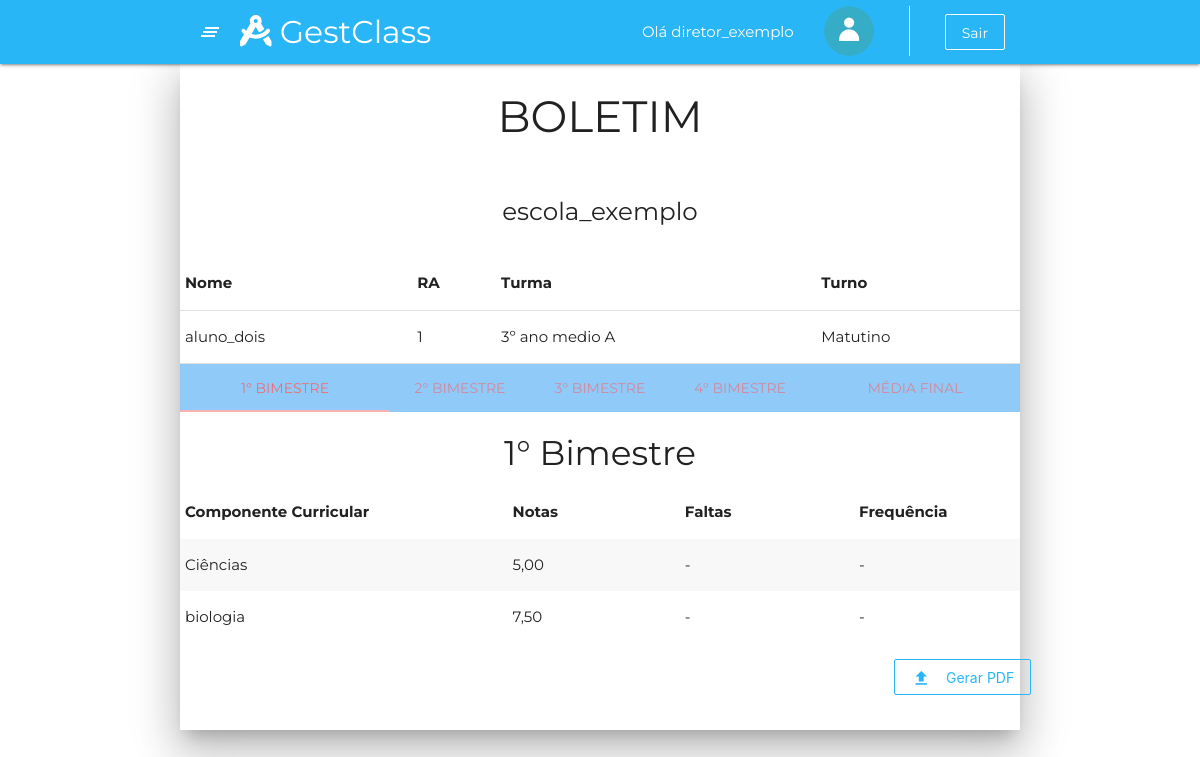
/boletimVisualizacao.html.php (signed in), run on an earlier commit of the app's database.
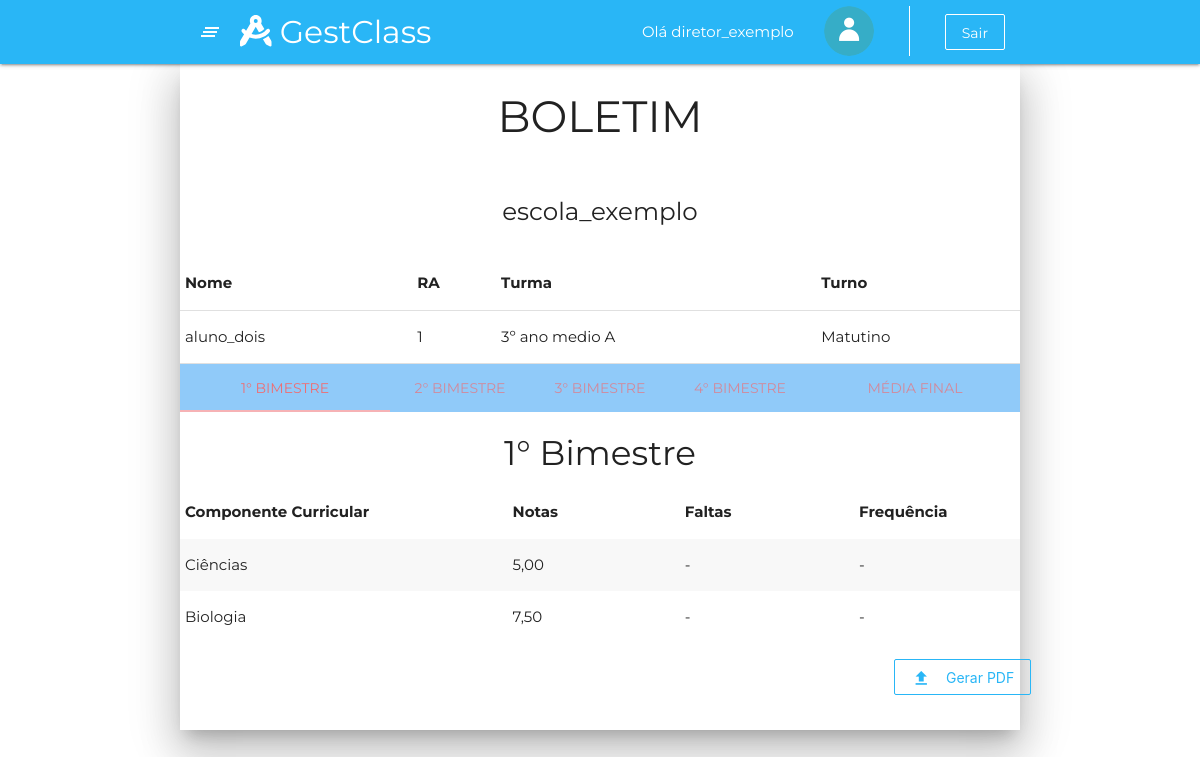
And on a later commit of the database.
### tables this page shows
CREATE TABLE diretor (
	ID_diretor INTEGER NOT NULL PRIMARY KEY AUTO_INCREMENT UNIQUE,
	nome_diretor VARCHAR (50) NOT NULL,
    foto VARCHAR(255),
	cep VARCHAR (10) NOT NULL,
    numero INTEGER NOT NULL,
    complemento VARCHAR (40),
    rg VARCHAR(15) NOT NULL UNIQUE,
    cpf VARCHAR(14) NOT NULL UNIQUE,
	email VARCHAR(65) NOT NULL UNIQUE,
    senha VARCHAR(50) NOT NULL,
    celular VARCHAR(15) NOT NULL,
    telefone VARCHAR(14),
    fk_id_tipo_usuario_diretor INTEGER NOT NULL,
    fk_id_escola_diretor INTEGER NOT NULL
);

CREATE TABLE escola (
	ID_escola INTEGER NOT NULL PRIMARY KEY AUTO_INCREMENT UNIQUE,
    nome_escola VARCHAR(70) NOT NULL,
	cep VARCHAR (10) NOT NULL,
    numero INTEGER NOT NULL,
    complemento VARCHAR (40),
    CNPJ VARCHAR(18) NOT NULL UNIQUE,
    telefone VARCHAR(14) NOT NULL,
    email VARCHAR(65) NOT NULL UNIQUE,
	data_pagamento_escola DATE NOT NULL,
    turma_bercario BOOLEAN, 
    turma_pre_escola BOOLEAN,
    turma_fundamental_I BOOLEAN,
    turma_fundamental_II BOOLEAN,
    turma_medio BOOLEAN,
    media_min DECIMAL (4,2) NOT NULL,
    media_max DECIMAL (4,2) NOT NULL
);

CREATE TABLE aluno (
	RA INTEGER PRIMARY KEY UNIQUE,    
    nome_aluno VARCHAR (70) NOT NULL,
    foto VARCHAR(255),
    RG VARCHAR (12) NOT NULL UNIQUE,
    cpf VARCHAR (14) NOT NULL UNIQUE,  
    email VARCHAR(65) NOT NULL UNIQUE,
    senha VARCHAR(50) NOT NULL,
    celular VARCHAR(15) NOT NULL,
    telefone VARCHAR(14),
    data_nascimento DATE NOT NULL,
    fk_id_turma_aluno INTEGER,
    fk_id_responsavel_aluno INTEGER,
    fk_id_tipo_usuario_aluno INTEGER NOT NULL,
    fk_id_escola_aluno INTEGER NOT NULL
);

CREATE TABLE turma (
	ID_turma INTEGER NOT NULL PRIMARY KEY AUTO_INCREMENT UNIQUE,
    nome_turma VARCHAR(50) NOT NULL,
    fk_id_escola_turma INTEGER NOT NULL,
    fk_id_turno_turma INTEGER NOT NULL
);

CREATE TABLE turno (
	ID_turno INTEGER NOT NULL PRIMARY KEY AUTO_INCREMENT UNIQUE,
    nome_turno VARCHAR(20) NOT NULL
);

CREATE TABLE disciplinas_professor (
	ID_disciplinas_professor INTEGER PRIMARY KEY AUTO_INCREMENT NOT NULL UNIQUE,
    fk_id_professor_disciplinas_professor INTEGER NOT NULL,
    fk_id_disciplina_professor_disciplinas_professor INTEGER, 
    fk_id_turma_professor_disciplinas_professor INTEGER
);

CREATE TABLE disciplina(
	ID_disciplina INTEGER NOT NULL PRIMARY KEY AUTO_INCREMENT UNIQUE,
    nome_disciplina VARCHAR(50) NOT NULL
);

### boletimVisualizacao.html.php (the view, shortened to what this page needs)
<?php
include_once 'php/conexao.php';
$id_usuario = $_SESSION["id_usuario"];
$id_tipo_usuario = $_SESSION["id_tipo_usuario"];
$id_escola = $_SESSION["id_escola"];
if ($id_tipo_usuario == 1) {
  require_once 'reqMenuAdm.php';
} else if ($id_tipo_usuario == 2) {
  require_once 'reqDiretor.php';
} else if ($id_tipo_usuario == 3) {
  require_once 'reqHeader.php';
} elseif ($id_tipo_usuario == 4) {
  require_once 'reqProfessor.php';
} elseif ($id_tipo_usuario  == 5) {
  require_once 'reqAluno.php';
} else {
  require_once 'reqPais.php';
}
if ($id_tipo_usuario == 6){
$ra = $_POST['filhos'];
} else {
  $ra = $id_usuario;
}
$sql_select_nome_escola = $conn->prepare("SELECT nome_escola FROM escola WHERE ID_escola = $id_escola");
$sql_select_nome_escola->execute();
$escola = $sql_select_nome_escola->fetch(PDO::FETCH_ASSOC);
$nome_escola = $escola['nome_escola'];
$sql_select_dados_alunos = $conn->prepare("SELECT * FROM aluno WHERE RA = $ra");
$sql_select_dados_alunos->execute();
$aluno = $sql_select_dados_alunos->fetch(PDO::FETCH_ASSOC);
$nome_aluno = $aluno['nome_aluno'];
$id_turma_aluno = $aluno['fk_id_turma_aluno'];
$sql_select_turma_aluno = $conn->prepare("SELECT nome_turma, fk_id_turno_turma FROM turma WHERE ID_turma = $id_turma_aluno");
$sql_select_turma_aluno->execute();
$turma_array = $sql_select_turma_aluno->fetch(PDO::FETCH_ASSOC);
$nome_turma_aluno = $turma_array['nome_turma'];
$id_turno = $turma_array['fk_id_turno_turma'];
$sql_select_nome_turno = $conn->prepare("SELECT nome_turno FROM turno WHERE ID_turno = $id_turno");
$sql_select_nome_turno->execute();
$turno = $sql_select_nome_turno->fetch(PDO::FETCH_ASSOC);
$nome_turno = $turno['nome_turno'];
?>
<div class="container col s12 m12 l12 z-depth-5 " id="container_boletimVisualizacao">
  <div class="row">
    <div class="col s12 m12 l12 ">
      <h3 class="center">BOLETIM</h3>
      <br>
      <h5 class="center"><?php echo $nome_escola ?></h5>
      <br>
      <table class="info highlight">
        <thead>
          <tr>
            <th>Nome</th>
            <th>RA</th>
            <th>Turma</th>
            <th>Turno</th>
          </tr>
        </thead>
        <tbody>
          <tr>
            <td><?php echo $nome_aluno; ?></td>
            <td><?php echo $ra ?></td>
            <td><?php echo $nome_turma_aluno ?></td>
            <td><?php echo $nome_turno ?></td>
        </tbody>
      </table>
      <ul id="tabs-swipe-demo" class="tabs blue lighten-3">
        <li class="tab col s1 m3 l3 "><a href="#1bimestre">1° Bimestre</a></li>
        <li class="tab col s1 m2 l2 "><a href="#2bimestre">2° Bimestre</a></li>
        <li class="tab col s1 m2 l2 "><a href="#3bimestre">3° Bimestre</a></li>
        <li class="tab col s1 m2 l2 "><a href="#4bimestre">4° Bimestre</a></li>
        <li class="tab col s1 m3 l3 "><a href="#mf">Média Final</a></li>
      </ul>
    </div>
    <div class="col s12 m12 l12 " id="1bimestre">
      <h4 class="center">1° Bimestre</h4>
      <table class="striped">
        <thead>
          <tr>
            <th>Componente Curricular</th>
            <th>Notas &nbsp;&nbsp;&nbsp;&nbsp;&nbsp;&nbsp;&nbsp;&nbsp;&nbsp;&nbsp;</th>
            <th>Faltas &nbsp;&nbsp;&nbsp;&nbsp;&nbsp;&nbsp;&nbsp;&nbsp;&nbsp;&nbsp;</th>
            <th>Frequência</th>
          </tr>
        </thead>
        <tbody>
          <?php
          $query_select_disciplinas = $conn->prepare("SELECT disciplinas_professor.fk_id_disciplina_professor_disciplinas_professor AS id_disciplina, disciplina.nome_disciplina AS nome_disciplina FROM disciplinas_professor INNER JOIN disciplina ON (disciplinas_professor.fk_id_disciplina_professor_disciplinas_professor = disciplina.ID_disciplina) WHERE disciplinas_professor.fk_id_turma_professor_disciplinas_professor = $id_turma_aluno");
          $query_select_disciplinas->execute();
          while ($array_disciplinas = $query_select_disciplinas->fetch(PDO::FETCH_ASSOC)) {
            $nome_disciplina = $array_disciplinas['nome_disciplina'];
            $id_disciplina = $array_disciplinas['id_disciplina'];
            $sql_select_datas_finais_bimestres = $conn->prepare("SELECT * FROM datas_fim_bimestres WHERE fk_id_escola_datas_fim_bimestres = $id_escola");
            $sql_select_datas_finais_bimestres->execute();
            $array_datas = $sql_select_datas_finais_bimestres->fetch(PDO::FETCH_ASSOC);
            $bimestre1 = $array_datas["bimestre1"];
            $sql_select_count_notas_bim1 = $conn->prepare("SELECT COUNT(nota) AS contNotas FROM boletim_aluno WHERE fk_id_disciplina_boletim_aluno = $id_disciplina AND fk_ra_aluno_boletim_aluno = $ra AND data_atividade > '2020-01-01' AND data_atividade <= '$bimestre1'");
            $sql_select_count_notas_bim1->execute();
            $array_count_notas_bim1 = $sql_select_count_notas_bim1->fetch(PDO::FETCH_ASSOC);
            $qtdeNotas_bim1 = $array_count_notas_bim1['contNotas'];
            $sql_select_sum_notas_bim1 = $conn->prepare("SELECT SUM(nota) AS sumNota FROM boletim_aluno WHERE fk_id_disciplina_boletim_aluno = $id_disciplina AND fk_ra_aluno_boletim_aluno = $ra AND data_atividade > '2020-01-01' AND data_atividade <= '$bimestre1'");
            $sql_select_sum_notas_bim1->execute();
            $array_soma_notas_bim1 = $sql_select_sum_notas_bim1->fetch(PDO::FETCH_ASSOC);
            $somaNotas_bim1 = $array_soma_notas_bim1['sumNota'];
            $sql_select_count_faltas_bim1 = $conn->prepare("SELECT COUNT(presenca) AS qtdeFaltas FROM  chamada_aluno WHERE fk_ra_aluno_chamada_aluno = $ra AND presenca = 0 AND data_aula > '2020-01-01' AND data_aula <= '$bimestre1' AND fk_id_disciplina_chamada_aluno = $id_disciplina");
            $sql_select_count_faltas_bim1->execute();
            $array_count_faltas_bim1 = $sql_select_count_faltas_bim1->fetch(PDO::FETCH_ASSOC);
            $qtdeFaltas_bim1 = $array_count_faltas_bim1['qtdeFaltas'];
            $sql_select_count_chamadas_bim1 = $conn->prepare("SELECT COUNT(presenca) AS qtdeChamadas FROM chamada_aluno WHERE fk_ra_aluno_chamada_aluno = $ra AND data_aula > '2020-01-01' AND data_aula <= '$bimestre1' AND fk_id_disciplina_chamada_aluno = $id_disciplina");
            $sql_select_count_chamadas_bim1->execute();
            $array_count_chamadas_bim1 = $sql_select_count_chamadas_bim1->fetch(PDO::FETCH_ASSOC);
            $qtdeChamadas_bim1 = $array_count_chamadas_bim1['qtdeChamadas'];
          ?>
            <tr>
              <td><?php echo $nome_disciplina; ?></td>
              <td>
                <?php
                if ($qtdeNotas_bim1 == 0) {
                  echo '-';
                } else {
                  $media_bim1 = ($somaNotas_bim1 / $qtdeNotas_bim1);
                  $media_bim1 = number_format($media_bim1, 2, ',', '');
                  echo $media_bim1;
                }
                ?>
              </td>
              <td>
                <?php
                if ($qtdeChamadas_bim1 == 0) {
                  echo '-';
                } else {
                  echo $qtdeFaltas_bim1;
                }
                ?>
              </td>
              <td>
                <?php
                if ($qtdeChamadas_bim1 == 0) {
                  echo '-';
                } else {
                  $frequencia = 100 - ($qtdeFaltas_bim1 / $qtdeChamadas_bim1) * 100;
                  echo $frequencia.'%';
                }
                ?>
              </td>
            </tr>
          <?php
          }
          ?>
        </tbody>
      </table>
    </div>
    <div class="input-field right">
      <form action="pdf.php" method="post">
        <div class="center">
          <button id="btnTableChamada" type="submit" class="btn-flat btnLightBlue center">
            <i class="material-icons left">file_upload</i>Gerar PDF
          </button>
        </div>
      </form>
    </div>
  </div>
</div>
<?php require_once 'reqFooter.php' ?>

### reqDiretor.php (shortened to what this page needs)
<?php
    include_once 'php/conexao.php';
    $id_usuario = $_SESSION["id_usuario"];
    $id_escola = $_SESSION["id_escola"];
    $query = $conn->prepare("select * from diretor where id_diretor=$id_usuario");
    $query->execute();
    $dados = $query->fetch(PDO::FETCH_ASSOC);
    $nomeDir = $dados['nome_diretor'];
    $nome = Explode(" ",$nomeDir);
    $nome_dir = $nome[0];
?>
<!DOCTYPE html>
<html lang="pt">
<head>
    <link rel="stylesheet" type="text/css" href="node_modules/materialize-css/dist/css/materialize.min.css" />
    <link rel="stylesheet" type="text/css" href="node_modules/@fortawesome/fontawesome-free/css/all.min.css" />
    <link rel="stylesheet" type="text/css" href="node_modules/animate.css/animate.min.css" />
    <link rel="stylesheet" type="text/css" href="node_modules/aos/dist/aos.css" />
    <link rel="stylesheet" type="text/css" href="css/menu.css" />
    <link rel="stylesheet" type="text/css" href="css/default.css" />
    <link rel="stylesheet" type="text/css" href="css/homeSecretaria.css" />
</head>
<body>
    <header>
        <div class="navbar-fixed">
            <nav class="light-blue lighten-1">
                <div class="container">
                    <div class="nav-wrapper">
                        <a href="#" data-target="slide-out" class="sidenav-trigger show-on-large"><i
                                class="material-icons">clear_all</i></a>
                        <a href="homeDiretor.html.php" class="brand-logo"><i class="fas fa-drafting-compass"></i>
                            <span class="hide-on-small-only">GestClass<span></a>
                        <ul class="right">
                            <li>
                                <a class="transparent hide-on-small-only" disable>Olá <?php echo $nome_dir?></a>
                            </li>
                            <?php if(empty($dados['foto'])){?>
                            <li>
                                <a href="perfil.html.php" class="transparent hide-on-small-only">
                                    <img class="circle icon-user" width="50px" height="50px"
                                        src="assets/imagensBanco/usuario.png">
                                </a>
                            </li>
                            <?php }?>
                            <li>
                            </li>
                            <li>
                                <a href="php/logout.php" class="btn-flat btnLight hide-on-small-only">Sair</a>
                            </li>
                        </ul>
                    </div>
                </div>
            </nav>
        </div>
    </header>

### reqFooter.php (shortened to what this page needs)
</body>
</html>

### css/menu.css (style rules this page uses)
.icon-user { padding: 0; margin: 0; margin-top: 6px; }

### css/default.css (style rules this page uses)
body { margin: 0; padding: 0; font-family: 'Montserrat', sans-serif !important; }
.btn-flat { transition: 0.2s; text-transform: inherit; }
.btnLight { text-transform: inherit; border: 0.5px solid #fff; color: #fff; }
.btnLightBlue { text-transform: inherit; border: 0.5px solid #29b6f6; color: #29b6f6; float: right; margin-bottom: 20px; margin-left: 5px; }
td { word-break: break-all; }

What changed in the data, as far as the page shows it:
changed through a linked row, disciplinas_professor: value "biologia" → "Biologia"
